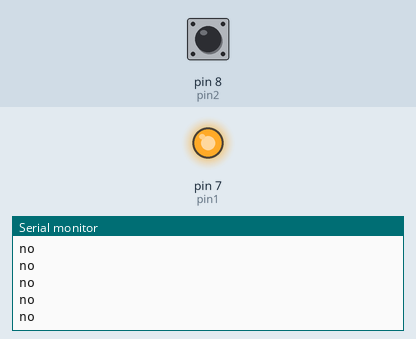
This sketch was run on a simulated Arduino Uno, built with avr-gcc and run on an emulated ATmega328P. Parts: output pins drawn as LEDs (lit = HIGH), the last lines printed to the serial monitor. Inputs (shaded band) come from the test bench; at power-on: pin 8 (pin2) HIGH.

Above: at 1.2 s.
1.3 s: pin 8 (pin2) driven LOW
At 2.3 s:
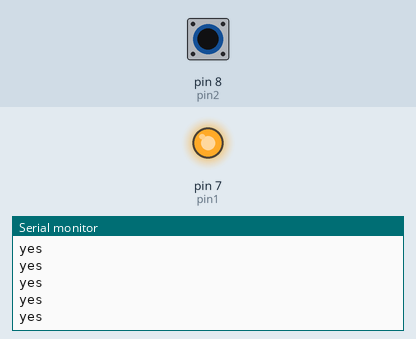
3.2 s: pin 8 (pin2) pulsed HIGH 5 times (0.12 s each, 0.3 s apart)
At 4.2 s:
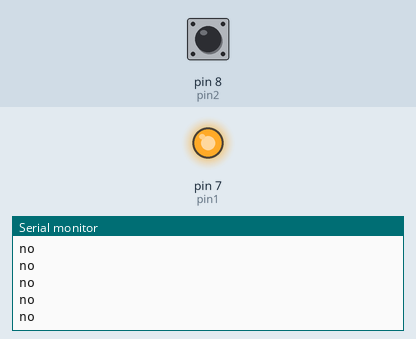

Measured:
- after the input at 1.3 s, the serial monitor: prints a new line after 0.07 s (image 1)

The sketch:

transistorTest.ino
```cpp
int pin1 = 7;
int pin2 = 8;
void setup() {
  // put your setup code here, to run once:
Serial.begin(9600);
pinMode(pin1, OUTPUT);
pinMode(pin2, INPUT);
digitalWrite(pin1, HIGH);
}

void loop() {
  // put your main code here, to run repeatedly:
if(digitalRead(pin2) == LOW){
  Serial.println("yes");
}
else{
  Serial.println("no");
}
}
```
